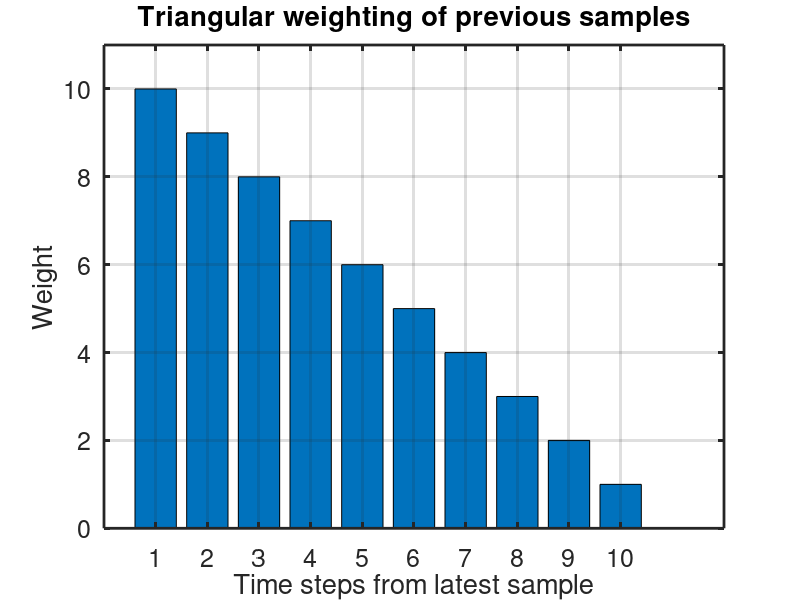

MATLAB code for this plot:
close all
n=10;
k=n;
l=1;

for i=1:n
    for j = 1:k
        WMA(l) = k;
        k=k-1;
        l=l+1;
    end
end

bar(WMA)
ylim([0 n+1])
grid on
title("Triangular weighting of previous samples")
ylabel("Weight")
xlabel("Time steps from latest sample")
set(gca,'fontsize',18)
set(gca,'LineWidth',2)